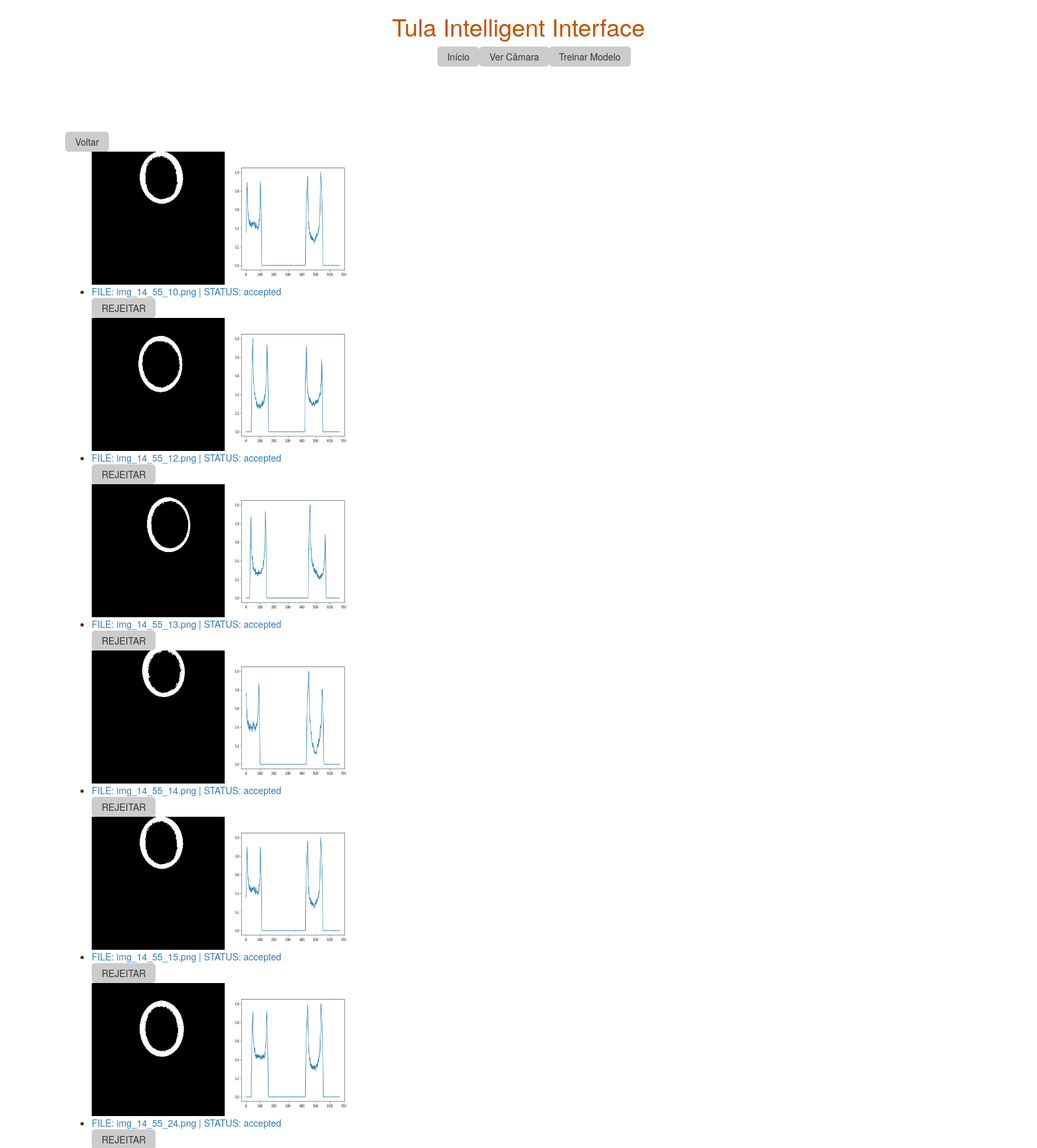
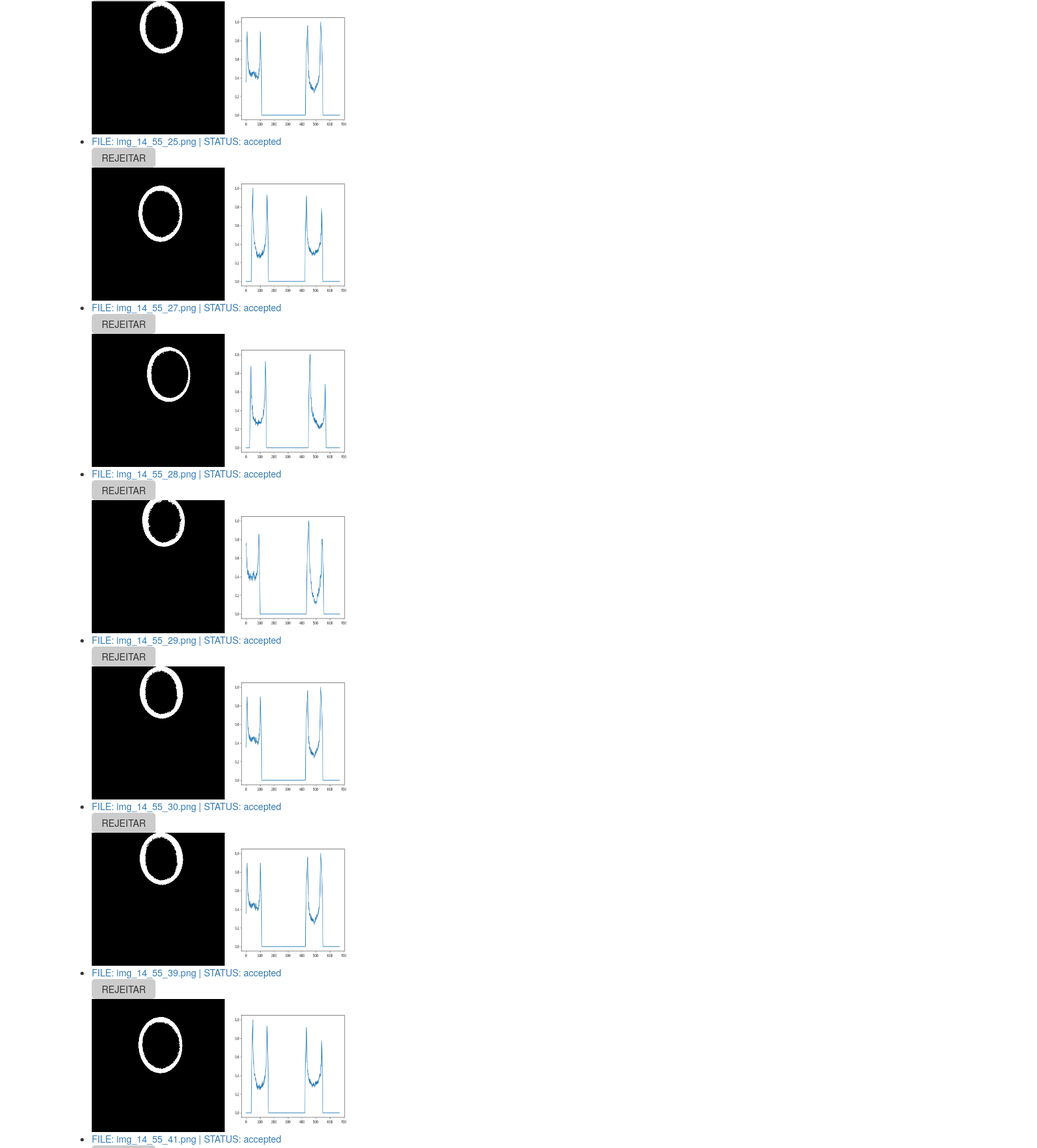
/tula/accepted_list/ (upper part), run on the app's committed database (2 pictures, top to bottom).
### tula/models.py (models this page shows, shortened)
class File(models.Model):
	file_name = models.CharField(max_length=200)
	status = models.CharField(max_length=200)

### tula/views.py (the view)
# urls.py: path('accepted_list/', views.accepted_list, name='accepted_list'),
def accepted_list(request):
	for files in os.listdir('media/images/accepted'):
			f = File.objects.filter(file_name = files,status='accepted')
			if len(f) > 0:
				continue
			else:
				if "chart" not in files:
					File.create(files,'accepted')
	files = File.objects.filter(status='accepted')
	return render(request, 'tula/results.html', {'files': files})

### tula/templates/tula/results.html (shortened to what this page needs)
{% extends 'tula/base.html' %}
{% block content %}
<!DOCTYPE html>
<html>
    <head>
    </head>
    <body>
        <div id= "container3">
        <form action="{% url 'tula:train'%}" method="post">
            <input type="submit" value="Voltar" />
        </form>
        {% if files %}
            <ul>
                {% for document in files %}
                   <li><a href="{% url 'tula:edit' document.file_name %}"> FILE: {{document.file_name}} | STATUS: {{document.status }}</a></li>
                        <form action="{% url 'tula:switch' document.file_name%}" method="post">
                        <input type="submit" value="REJEITAR" />
                        </form>
                {% endfor %}
            </ul>
        {% else %}
            <p>No files.</p>
            <form action="{% url 'tula:train'%}" method="post">
            {% csrf_token %}
            <input type="submit" value="Voltar" />
        {% endif %}
        </div>
    </body>
</html>
{% endblock %}

### tula/templates/tula/base.html (shortened to what this page needs)
<!doctype html>
{% load static %}
<html>
	<head>
		<link rel="stylesheet" href="//maxcdn.bootstrapcdn.com/bootstrap/3.2.0/css/bootstrap.min.css">
		<link rel="stylesheet" href="//maxcdn.bootstrapcdn.com/bootstrap/3.2.0/css/bootstrap-theme.min.css">
		<link rel="stylesheet" href="{% static 'tula/style.css' %}">
		<div>
			<h1> Tula Intelligent Interface</h1>
		</div>
		<div class = container>
			<div style ='float:left'>
				<form action="{% url 'tula:home'%}" method="post" target="_top">
				    <input type="submit" value="Início" />
				</form>
			</div>
			<div style = 'float:left;'>
				<form action="{% url 'tula:real_time_view'%}" method="post"  target="_top">
				    <input type="submit" value="Ver Câmara" />
				</form>
			</div>
			<div style = 'float:left;'>
				<form action="{% url 'tula:train'%}" method="post" target="_top">
				    <input type="submit" value="Treinar Modelo" />
				</form>
			</div>
		</div>
	</head>
	<body>
		<div>
			{% block content %}
			{% endblock %}
		</div>
	</body>
</html>

### tula/static/tula/style.css (style rules this page uses)
h1 { color: #C25100; text-align: center; }
input[type=submit] { padding:5px 15px; background:#ccc; border:0 none; cursor:pointer; -webkit-border-radius: 5px; border-radius: 5px; }
#container3 { padding: 7em; flex: 1 1 auto; }
div.container { text-align: center; margin-left:41.2%; }
body { display: flex; flex-direction: column; overflow-x: hidden; overflow-y: scroll; position: relative; }

### data on the page
File: file_name "img_14_55_10.png", status "accepted"
File: file_name "img_14_55_12.png", status "accepted"
File: file_name "img_14_55_13.png", status "accepted"
File: file_name "img_14_55_14.png", status "accepted"
File: file_name "img_14_55_15.png", status "accepted"
File: file_name "img_14_55_24.png", status "accepted"
File: file_name "img_14_55_25.png", status "accepted"
File: file_name "img_14_55_27.png", status "accepted"
File: file_name "img_14_55_28.png", status "accepted"
File: file_name "img_14_55_29.png", status "accepted"
File: file_name "img_14_55_30.png", status "accepted"
File: file_name "img_14_55_39.png", status "accepted"
File: file_name "img_14_55_41.png", status "accepted"
